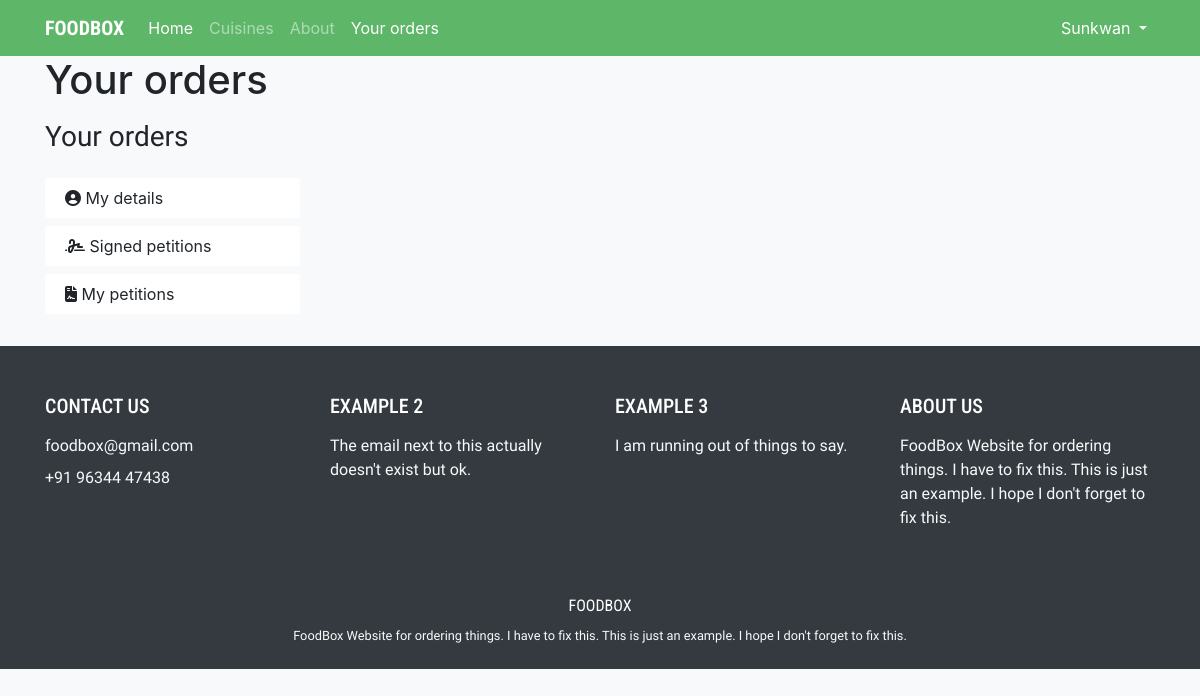
The app's page /orders (signed in), older data.
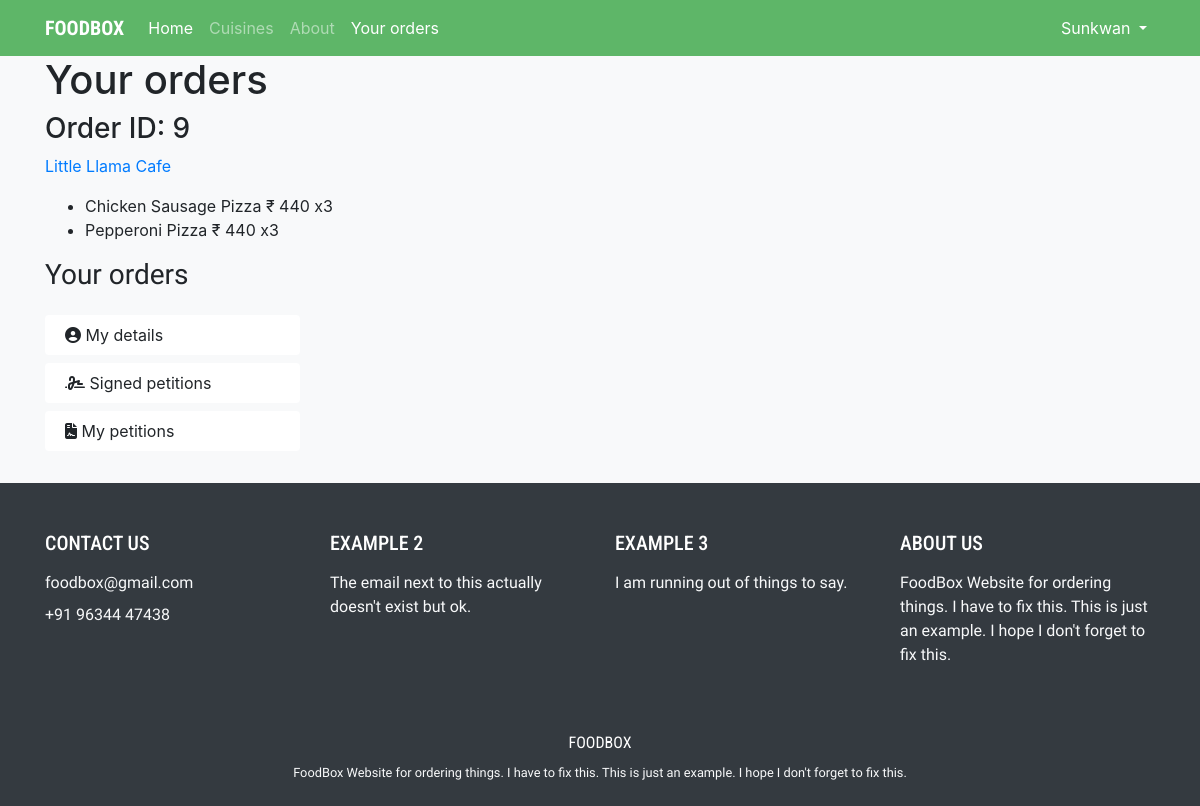
The same page, newer data.
### food/models.py (models this page shows, shortened)
class Order(models.Model):
    user = models.ForeignKey(User, on_delete=models.CASCADE, related_name='orders')
    restaurant = models.ForeignKey(Restaurant, on_delete=models.CASCADE, related_name='orders')
    status = models.IntegerField(default=0)
    totalPrice = models.IntegerField(default=0)

class Restaurant(models.Model):
    name = models.CharField(max_length=50)
    nick = models.CharField(max_length=10, blank=True)
    cuisine = models.ManyToManyField(Cuisine, related_name='restaurants')
    description = models.TextField(blank=True)
    phone_number = models.CharField(max_length=50, blank=True)
    url = models.URLField(blank=True)

class OrderItem(models.Model):
    orderList = models.ForeignKey(Order, on_delete=models.CASCADE, related_name='items')
    menuItem = models.ForeignKey(MenuItem, on_delete=models.CASCADE, related_name='orders')
    price = models.IntegerField(default=0)
    count = models.IntegerField(default=0)

class MenuItem(models.Model):
    name = models.CharField(max_length=50)
    price = models.IntegerField()
    description = models.TextField(blank=True)
    image = models.ImageField(upload_to='menu_item', blank=True)
    category = models.ForeignKey('Category', on_delete=models.CASCADE, related_name='menu', null=True)
    total_count = models.IntegerField(default=0)

### food/views.py (the view)
# urls.py: path("orders", views.orders, name='orders'),
def orders(request):
    if not request.user.is_authenticated:
        return HttpResponseRedirect(reverse('login'))
    else:
        context = {
            "orders": request.user.orders.all()
        }
        return render(request, "food/orders.html", context)

### food/templates/food/orders.html (shortened to what this page needs)
{% extends "food/base.html" %}
{% load static %}
{% block body %}
  <h1>Your orders</h1>
  {% for order in orders %}
    <h3>Order ID: {{order.id}}</h3>
    <p><a href="{% url 'restaurant' order.restaurant.id %}">{{ order.restaurant.name }}</a></p>
    <ul>
      {% for item in order.items.all %}
          <li>{{ item.menuItem.name }} &#8377; {{ item.menuItem.price }} x{{ item.count }}</li>
      {% endfor %}
    </ul>
  {% endfor %}
  <h3 class="my-3" id="f1">Your orders</h3>
  <div class="row">
    <div class="col-12 col-lg-3">
      <div class="card border-0 account-card card-active my-2" onclick="window.location.href = '#'">
        <div class="card-body py-2">
          <i class="fas fa-user-circle"></i> My details
        </div>
      </div>
      <div class="card border-0 my-2 account-card" onclick="window.location.href = '#'">
        <div class="card-body py-2">
          <i class="fas fa-signature"></i> Signed petitions
        </div>
      </div>
      <div class="card border-0 my-2 account-card" onclick="window.location.href = '#'">
        <div class="card-body py-2">
          <i class="fas fa-file-contract"></i> My petitions
        </div>
      </div>
    </div>
  </div>
{% endblock %}

Row changes from the older to the newer data that the page shows:
added Order: id "9", restaurant.name "Little Llama Cafe"
added OrderItem: menuItem.name "Chicken Sausage Pizza", menuItem.price "440", count "3"
added OrderItem: menuItem.name "Pepperoni Pizza", menuItem.price "440", count "3"
